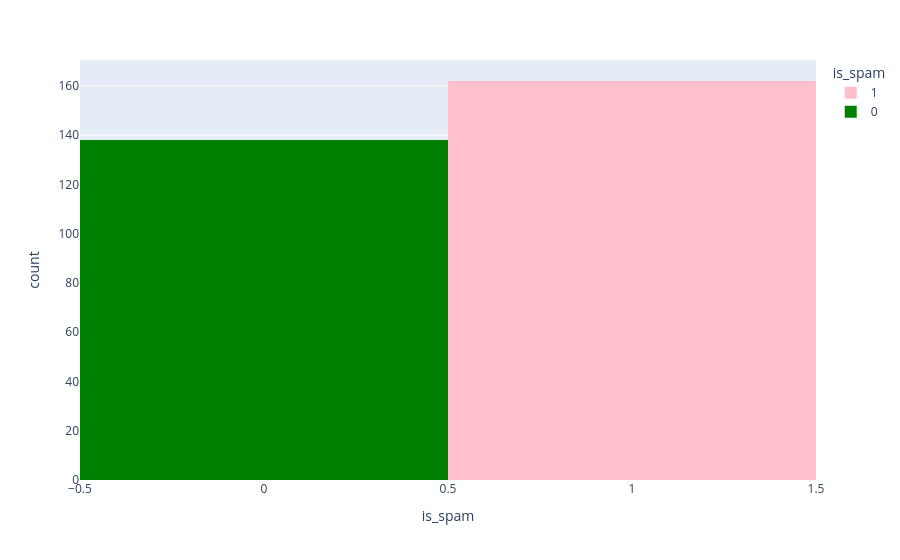

Notebook code for this chart:
### Code cell
px.histogram(data_frame=df, x='is_spam', color='is_spam',color_discrete_sequence=['pink', 'green'])

### Figure 1 — Plotly figure (JSON) as saved in the notebook; plotly's stock layout.template omitted (floating-point values rounded to 4 significant figures; data arrays with more than 128 entries replaced by an {"elided": "..."} marker saying what was removed)
{"data": [{"bingroup": "x", "hovertemplate": "is_spam=%{x}<br>count=%{y}<extra></extra>", "legendgroup": "1", "marker": {"color": "pink", "pattern": {"shape": ""}}, "name": "1", "orientation": "v", "showlegend": true, "type": "histogram", "x": {"elided": "162 int values"}, "xaxis": "x", "yaxis": "y"}, {"bingroup": "x", "hovertemplate": "is_spam=%{x}<br>count=%{y}<extra></extra>", "legendgroup": "0", "marker": {"color": "green", "pattern": {"shape": ""}}, "name": "0", "orientation": "v", "showlegend": true, "type": "histogram", "x": {"elided": "138 int values"}, "xaxis": "x", "yaxis": "y"}], "layout": {"barmode": "relative", "legend": {"title": {"text": "is_spam"}, "tracegroupgap": 0}, "margin": {"t": 60}, "xaxis": {"anchor": "y", "categoryarray": [1, 0], "categoryorder": "array", "domain": [0, 1], "title": {"text": "is_spam"}}, "yaxis": {"anchor": "x", "domain": [0, 1], "title": {"text": "count"}}}}
